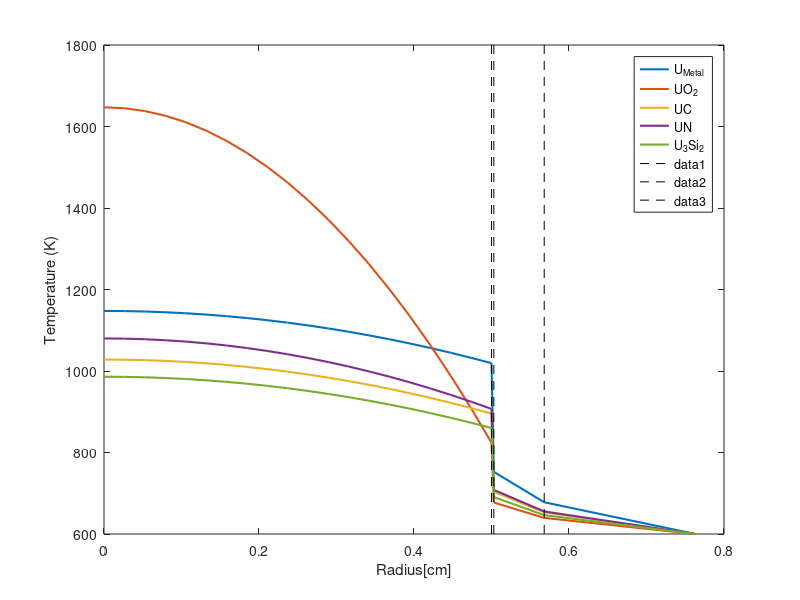
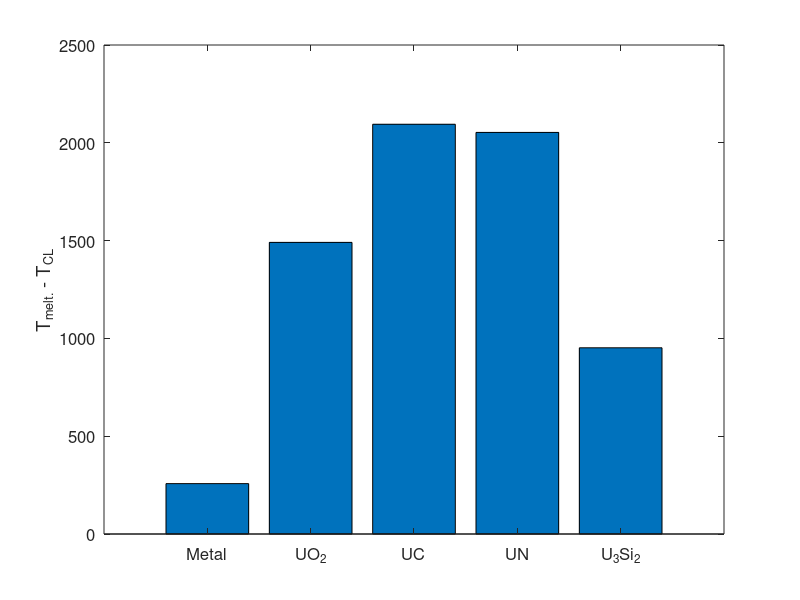

Write MATLAB code to recreate these figures, in order.
close all; clc; clear all;
Tmelting=[1132 2865 2850 2860 1665]+273;
%Known parameters from HW-1
rho_U= [19.04, 9.65, 12.97, 13.52, 11.31];%g U/cm3
Na = 0.6022e24; %atoms/mol
Ef = 3e-11; %J/s
crosssection = 5.5e-22; %cm2
flux = 2.8e13;
q = 0.035;
MU = 235*q + 238*(1-q); %g U/mol
NU = q*Na*rho_U/MU; %atoms/cm3;
Q = Ef*NU*flux*crosssection;

%Relevant parameters for Q1
kf = [0.38, 0.03, 0.25, 0.2, 0.23];
M=20;
Rf=0.5;
dr=Rf/M;
tc=0.065;
tg=30e-4;
kc=0.17;
hcool=2.5;
Tcool=600;
%Temperature calculations
Tco=Tcool+Q*Rf./(2*hcool);
Tci=Tco+Q*Rf*tc./(2*kc);
khe=16e-6*Tci.^0.79;
kxe=0.7e-6*Tci.^0.79;
y=0.1;
kgap=khe.^(1-y).*kxe.^y;
hgap=kgap/tg;
Ts=Tci+Q*Rf./(2*hgap);
Tc=Ts+Q*Rf^2./(4*kf);
j=1;
rad=linspace(0, Rf, M);
for i=1:5;
   Tf(j,:)=Ts(i)+Q(i)*(Rf^2-rad.^2)/(4*kf(i));
   j=j+1;
end
%Plotting the Temp. profile
T = [Tf,Tci',Tco',Tcool*ones(size(Tco'))];
r = [rad,Rf+tg,Rf+tg+tc,Rf+tg+tc*4];
dT=Tmelting'-Tf(:,1);
plot(r,T,'linewidth',1.5);
ylabel('Temperature (K)');
xlabel('Radius[cm]')
legend('U_{Metal}','UO_2','UC','UN','U_3Si_2')
hold on
plot([Rf Rf],[600, 1800],'k--')
plot([Rf+tg Rf+tg],[600, 1800],'k--')
plot([Rf+tg+tc Rf+tg+tc],[600, 1800],'k--')
%Checking if Tmelt is exceeded
figure;
bar(dT)
set(gca,'fontsize',12,'xticklabel',{'Metal','UO_2','UC','UN','U_3Si_2'})
ylabel('T_{melt.} - T_{CL}')
